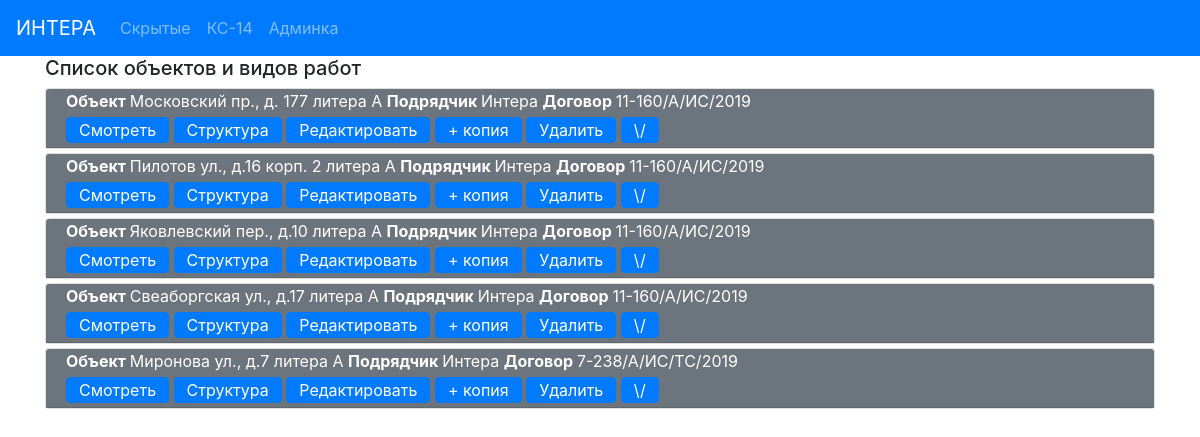
Page /ks14base/ on the committed database.
### ks14base/models.py (models this page shows, shortened)
class ObjectCommon (models.Model):
    address = models.CharField(max_length = 100, verbose_name = 'Адрес')
    district_prepositional = models.CharField(max_length = 30, verbose_name = 'Район (предл падеж)')
    district_genitive = models.CharField(max_length = 30, verbose_name = 'Район (род падеж)')
    contract_number = models.CharField(max_length=40, verbose_name = '№ Контракта')
    contract_date = models.CharField(max_length=20, verbose_name= 'Дата контракта')
    contractor = models.CharField(max_length=20, verbose_name='Подрядчик без кавычек')
    contractor_address = models.CharField(max_length = 100, verbose_name='Адрес подрядчика')
    contractor_OKPO = models.CharField(max_length=8, verbose_name='ОКПО подрядчика')
    contractor_delegate = models.CharField(max_length = 20, verbose_name= 'Предст. подр.')
    contractor_delegate_genitive = models.CharField(max_length=50, verbose_name='Предст. подр.(род падеж)')
    UK_full = models.CharField(max_length=120, verbose_name='УК полное')
    UK_delegate = models.CharField(max_length = 20, verbose_name= 'Предст. УК')
    UK_delegate_genitive = models.CharField(max_length=50, verbose_name='Предст. УК (род падеж)')
    UK_position_genitive = models.CharField(max_length=100, verbose_name='Должность Предст. УК (род падеж)')
    UK_decree_genitive = models.CharField(max_length=100, verbose_name='Основание УК (род падеж)')
    supervisor_OSK_number = models.CharField(max_length=2, verbose_name='инженера ОСК№')
    supervisor_delegate = models.CharField(max_length = 20, verbose_name= 'Технадзор')
    supervisor_delegate_genitive = models.CharField(max_length=50, verbose_name='Технадзор (род падеж)')
    supervisor_decree_genitive = models.CharField(max_length=40, verbose_name = 'Основание заказчика (род падеж')
    supervisor_decree_dative = models.CharField(max_length=40, verbose_name = 'Основание заказчика (дательн падеж')
    administration_order = models.CharField(max_length=100, verbose_name = 'по распоряжению администр.',
                                            blank = True)
    owner_delegate_position = models.CharField(max_length=150, verbose_name='Должность предст. собственника',
                                               blank=True)
    owner_delegate = models.CharField(max_length=30, verbose_name= 'Представитель Собственника', blank = True)
    owner_delegate_genitive = models.CharField(max_length = 30, verbose_name='Предст. Собственника (род падеж)',
                                               blank=True)
    owner_delegate_decree = models.CharField(max_length=100, verbose_name='Основание предст. собств.', blank = True)
    owner_delegate_decree_genitive = models.CharField(max_length=100, verbose_name='Основание предст. собств. (род. падеж)',
                                                      blank=True)
    administration_delegate_position = models.CharField(max_length = 150, verbose_name= 'Должн. предст. адм.')
    administration_delegate_decree = models.CharField(max_length = 50, verbose_name= 'Основание предст. адм.')
    administration_delegate = models.CharField(max_length = 20, verbose_name= 'Предст. Адм.')
    acts = models.ManyToManyField('ActSpecific', blank=True, related_name='object_common')
    class Meta:
        verbose_name = 'Информация объекта '
        verbose_name_plural = 'Информация объекта '
    def get_edit_url(self):
        return reverse('ks14_object_edit_url', kwargs={'pk': self.pk})

### ks14base/views.py (the view)
# urls.py: path('', ks14_list, name='ks14_list_url'),
def ks14_list(request):
    objs = ObjectCommon.objects.order_by("-id")
    return render(request, 'ks14base/ks14list.html',
                  context={'objects': objs})

### ks14base/templates/ks14base/ks14list.html (shortened to what this page needs)
{% extends 'base.html' %}
{% block mycontent %}
    <div class="container">
        <h5>Список объектов и видов работ</h5>
    </div>
    <div class="container">
    {% for obj in objects %}
        <div class="card my-1">
            <div class="card-header text-white bg-secondary py-0 ">
                <p class="my-0"><b>Объект </b> {{ obj.address }} <b>Подрядчик </b> {{ obj.contractor }} <b>Договор </b> {{ obj.contract_number }}</p>
                    <a href="{% url 'ks14_object_detail_url' obj.pk %}" class="btn btn-primary my-1 py-0">Смотреть</a>
                    <a href="{% url 'ks14_object_edit_structure_url' obj.pk %}" class="btn btn-primary my-1 py-0">Структура</a>
                    <a href="{{ obj.get_edit_url }}" class="btn btn-primary  my-1 py-0">Редактировать</a>
                    <a href="{% url 'ks14_copy_url' obj.pk %}" class="btn btn-primary  my-1 py-0">+ копия</a>
                    <a href="{% url 'ks14_delete_url' obj.pk %}" class="btn btn-primary  my-1 py-0">Удалить</a>
                <a class="btn btn-primary my-1 py-0" data-toggle="collapse" href="#collapseExample{{ obj.pk }}" role="button" aria-expanded="false" aria-controls="collapseExample{{ obj.pk }}">
                   \/
                </a>
            </div>
        </div>
    {% endfor %}
    </div>
{% endblock %}

### rows in the picture
ObjectCommon: address "Московский пр., д. 177 литера А", contractor "Интера", contract_number "11-160/А/ИС/2019"
ObjectCommon: address "Пилотов ул., д.16 корп. 2 литера А", contractor "Интера", contract_number "11-160/А/ИС/2019"
ObjectCommon: address "Яковлевский пер., д.10 литера А", contractor "Интера", contract_number "11-160/А/ИС/2019"
ObjectCommon: address "Свеаборгская ул., д.17 литера А", contractor "Интера", contract_number "11-160/А/ИС/2019"
ObjectCommon: address "Миронова ул., д.7 литера А", contractor "Интера", contract_number "7-238/А/ИС/ТС/2019"
